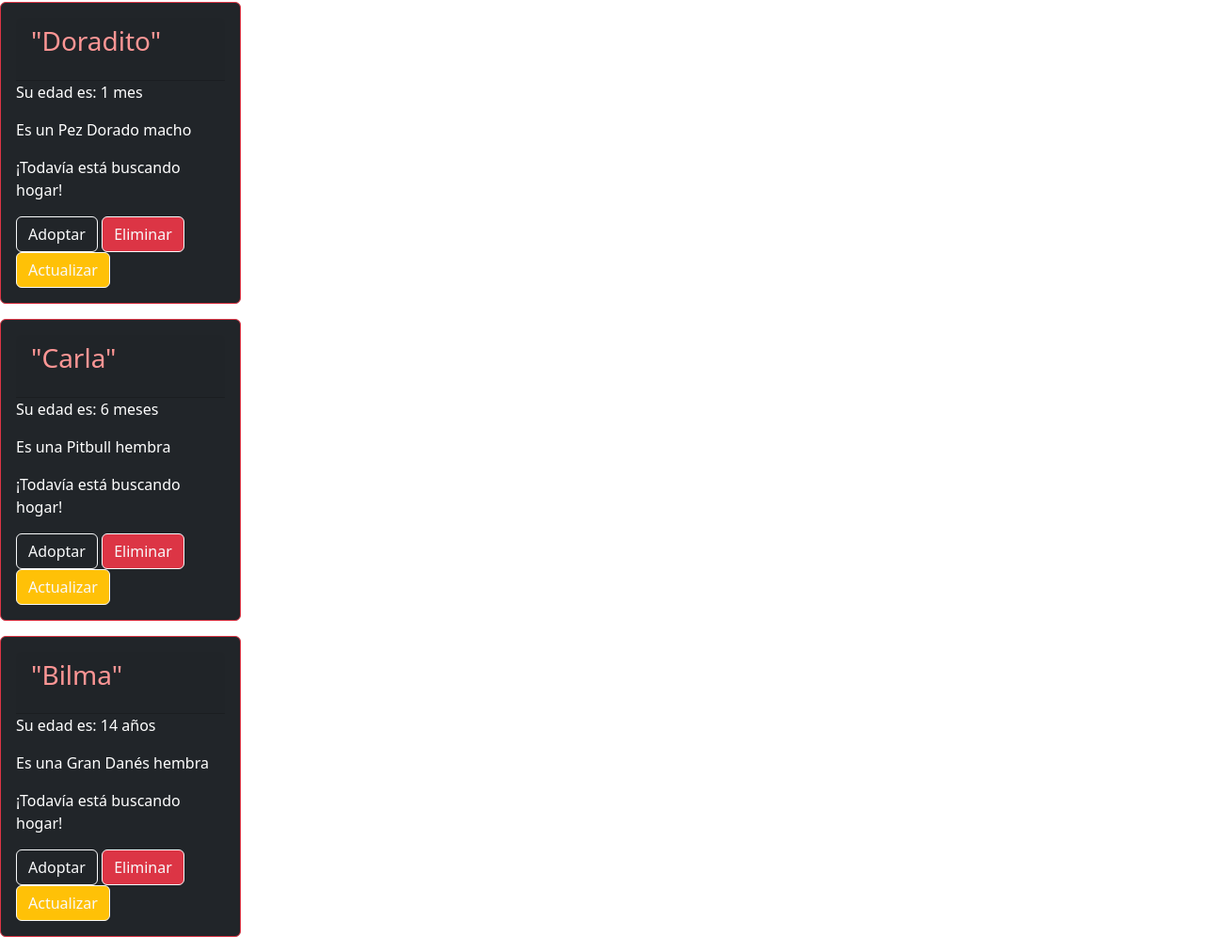
Before: /animal-list/ (signed in, lower part) with the older database file.
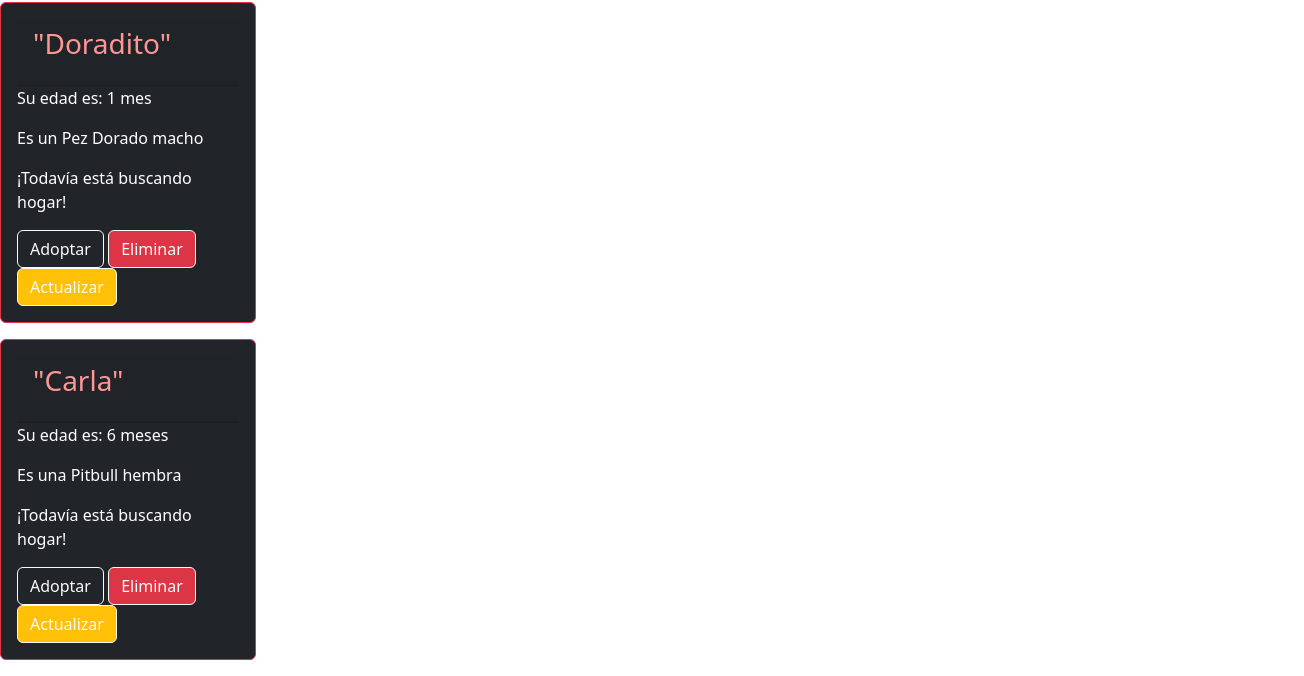
After: the same page with the newer database file.
### animal_app/models.py (models this page shows, shortened)
class Animals(models.Model):
    name = models.CharField(max_length=100)
    age = models.IntegerField()
    gender = models.CharField(max_length=100)
    adopted = models.BooleanField(default=True)
    breed = models.CharField(max_length=100)
    exotic = models.BooleanField(default=False)
    baby = models.BooleanField(default=False)

### animal_app/views.py (the view)
# urls.py: path("animal-list/", animal_list),
def animal_list(request):
    if "search" in request.GET:
        search = request.GET["search"]
        all_animals = Animals.objects.filter(name__icontains=search)
    else:
        all_animals = Animals.objects.all()
    context = {
        "adoptions":all_animals,
    }
    return render(request, "animal-list.html", context = context)

### templates/animal-list.html (shortened to what this page needs)
{% extends "base.html" %}
{% block content %}
    {% for animal in adoptions %}
    <div class="card text-bg-dark mb-3 card border-danger mb-3" style="max-width: 16rem;",>
        <div class="card-body">
        <h3 class="card-header"  style="color:rgb(254, 150, 149)">
            <p> "{{animal.name}}" </p>
        </h3>
        {% if animal.baby == False %}
            {% if animal.age == 1 %}
                <p>Su edad es: {{animal.age}} año</p>
            {% else %}
                <p>Su edad es: {{animal.age}} años</p>
            {% endif %}
        {% else %}
            {% if animal.age == 1 %}
                <p>Su edad es: {{animal.age}} mes</p>
            {% else %}
                <p>Su edad es: {{animal.age}} meses</p>
            {% endif %}
        {% endif %}
        {% if animal.gender == "Macho" %}
            <p>Es un {{animal.breed}} macho</p>
        {% else %}
            <p>Es una {{animal.breed}} hembra</p>
        {% endif %}
        {% if animal.adopted == True %}
        <p>¡Todavía está buscando hogar!</p>
        {% else %}
        <p>¡Ya fue adoptado!</p>
        {% endif %}
        <a href="/adopted/" class="btn btn-dark btn-outline-light">Adoptar</a>
        <a href="/delete-animal/{{animal.id}}" class="btn btn-danger btn-outline-light">Eliminar</a>
        <a href="/update-animal/{{animal.id}}" class="btn btn-warning btn-outline-light">Actualizar</a>
        </div>
    </div>
    {% endfor %}
{% endblock %}

### templates/base.html (shortened to what this page needs)
<!DOCTYPE html>
<html lang="en">
<head>
    <link href="https://cdn.jsdelivr.net/npm/bootstrap@5.3.0-alpha1/dist/css/bootstrap.min.css" rel="stylesheet">
</head>
<body>
    {% block content %}
    {% endblock %}
</body>
</html>

### templates/base.html (style rules this page uses)
body { background-image: url('https://i.pinimg.com/564x/0b/c4/a1/0bc4a10e10077c2aedac4cf37e7378c7.jpg'); }

Changed rows visible on the page:
removed Animals: name "Bilma", age "14", breed "Gran Danés", adopted "¡Todavía está buscando hogar!"
